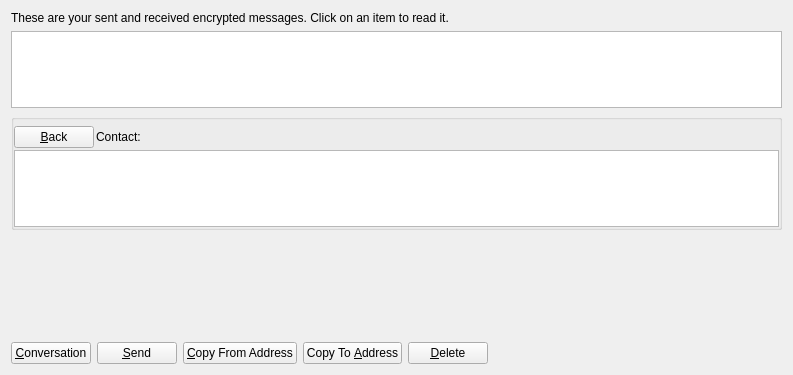
<?xml version="1.0" encoding="UTF-8"?>
<ui version="4.0">
 <class>MessagePage</class>
 <widget class="QWidget" name="MessagePage">
  <property name="geometry">
   <rect>
    <x>0</x>
    <y>0</y>
    <width>793</width>
    <height>375</height>
   </rect>
  </property>
  <property name="windowTitle">
   <string>Address Book</string>
  </property>
  <layout class="QVBoxLayout" name="verticalLayout_2">
   <item>
    <widget class="QLabel" name="labelExplanation">
     <property name="text">
      <string>These are your sent and received encrypted messages. Click on an item to read it.</string>
     </property>
     <property name="textFormat">
      <enum>Qt::PlainText</enum>
     </property>
     <property name="wordWrap">
      <bool>true</bool>
     </property>
    </widget>
   </item>
   <item>
    <widget class="QTableView" name="tableView">
     <property name="contextMenuPolicy">
      <enum>Qt::CustomContextMenu</enum>
     </property>
     <property name="toolTip">
      <string>Click on a message to view it</string>
     </property>
     <property name="tabKeyNavigation">
      <bool>false</bool>
     </property>
     <property name="alternatingRowColors">
      <bool>true</bool>
     </property>
     <property name="selectionMode">
      <enum>QAbstractItemView::SingleSelection</enum>
     </property>
     <property name="selectionBehavior">
      <enum>QAbstractItemView::SelectRows</enum>
     </property>
     <property name="sortingEnabled">
      <bool>true</bool>
     </property>
     <attribute name="verticalHeaderVisible">
      <bool>false</bool>
     </attribute>
    </widget>
   </item>
   <item>
    <layout class="QVBoxLayout" name="verticalLayout">
     <item>
      <widget class="QGroupBox" name="messageDetails">
       <property name="title">
        <string/>
       </property>
       <layout class="QVBoxLayout" name="verticalLayout_4">
        <property name="spacing">
         <number>2</number>
        </property>
        <property name="leftMargin">
         <number>0</number>
        </property>
        <property name="topMargin">
         <number>6</number>
        </property>
        <property name="rightMargin">
         <number>0</number>
        </property>
        <property name="bottomMargin">
         <number>0</number>
        </property>
        <item>
         <layout class="QHBoxLayout" name="horizontalLayout_3">
          <item>
           <widget class="QPushButton" name="backButton">
            <property name="text">
             <string>&amp;Back</string>
            </property>
            <property name="icon">
             <iconset resource="../bitcoin.qrc">
              <normaloff>:/icons/quit</normaloff>:/icons/quit</iconset>
            </property>
           </widget>
          </item>
          <item>
           <widget class="QLabel" name="labelContact">
            <property name="text">
             <string>Contact:</string>
            </property>
           </widget>
          </item>
          <item>
           <widget class="QLabel" name="contactLabel">
            <property name="text">
             <string/>
            </property>
           </widget>
          </item>
          <item>
           <spacer name="horizontalSpacer_3">
            <property name="orientation">
             <enum>Qt::Horizontal</enum>
            </property>
            <property name="sizeHint" stdset="0">
             <size>
              <width>40</width>
              <height>20</height>
             </size>
            </property>
           </spacer>
          </item>
         </layout>
        </item>
        <item>
         <widget class="QListView" name="listConversation"/>
        </item>
        <item>
         <layout class="QVBoxLayout" name="verticalLayout_3"/>
        </item>
       </layout>
      </widget>
     </item>
     <item>
      <widget class="MRichTextEdit" name="messageEdit" native="true">
       <property name="minimumSize">
        <size>
         <width>0</width>
         <height>100</height>
        </size>
       </property>
      </widget>
     </item>
     <item>
      <layout class="QHBoxLayout" name="horizontalLayout">
       <item>
        <widget class="QPushButton" name="newButton">
         <property name="text">
          <string>&amp;Conversation</string>
         </property>
         <property name="icon">
          <iconset resource="../bitcoin.qrc">
           <normaloff>:/icons/add</normaloff>:/icons/add</iconset>
         </property>
        </widget>
       </item>
       <item>
        <widget class="QPushButton" name="sendButton">
         <property name="toolTip">
          <string>Sign a message to prove you own a CheckoutCoin address</string>
         </property>
         <property name="text">
          <string>&amp;Send</string>
         </property>
         <property name="icon">
          <iconset resource="../bitcoin.qrc">
           <normaloff>:/icons/send</normaloff>:/icons/send</iconset>
         </property>
        </widget>
       </item>
       <item>
        <widget class="QPushButton" name="copyFromAddressButton">
         <property name="toolTip">
          <string>Copy the currently selected address to the system clipboard</string>
         </property>
         <property name="text">
          <string>&amp;Copy From Address</string>
         </property>
         <property name="icon">
          <iconset resource="../bitcoin.qrc">
           <normaloff>:/icons/editcopy</normaloff>:/icons/editcopy</iconset>
         </property>
        </widget>
       </item>
       <item>
        <widget class="QPushButton" name="copyToAddressButton">
         <property name="toolTip">
          <string>Copy the currently selected address to the system clipboard</string>
         </property>
         <property name="text">
          <string>Copy To &amp;Address</string>
         </property>
         <property name="icon">
          <iconset resource="../bitcoin.qrc">
           <normaloff>:/icons/editcopy</normaloff>:/icons/editcopy</iconset>
         </property>
        </widget>
       </item>
       <item>
        <widget class="QPushButton" name="deleteButton">
         <property name="toolTip">
          <string>Delete the currently selected address from the list</string>
         </property>
         <property name="text">
          <string>&amp;Delete</string>
         </property>
         <property name="icon">
          <iconset resource="../bitcoin.qrc">
           <normaloff>:/icons/remove</normaloff>:/icons/remove</iconset>
         </property>
        </widget>
       </item>
       <item>
        <spacer name="horizontalSpacer">
         <property name="orientation">
          <enum>Qt::Horizontal</enum>
         </property>
         <property name="sizeHint" stdset="0">
          <size>
           <width>40</width>
           <height>20</height>
          </size>
         </property>
        </spacer>
       </item>
      </layout>
     </item>
    </layout>
   </item>
  </layout>
 </widget>
 <customwidgets>
  <customwidget>
   <class>MRichTextEdit</class>
   <extends>QWidget</extends>
   <header>mrichtextedit.h</header>
   <container>1</container>
  </customwidget>
 </customwidgets>
 <resources>
  <include location="../bitcoin.qrc"/>
 </resources>
 <connections/>
</ui>
